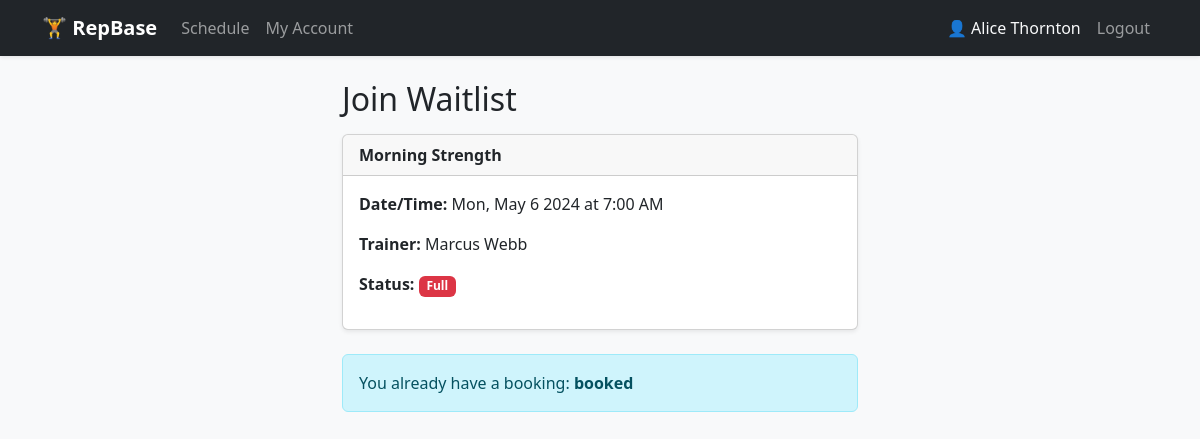
The app's page /waitlist.php?id=1 (signed in) with its own data.
### tables this page shows
CREATE TABLE class (
    Class_id   INT UNSIGNED AUTO_INCREMENT PRIMARY KEY,
    Title      VARCHAR(120)  NOT NULL,
    Trainer_id INT UNSIGNED  NOT NULL,
    StartsAt   DATETIME      NOT NULL,
    Capacity   INT UNSIGNED  NOT NULL DEFAULT 20,
    Room       VARCHAR(60)   DEFAULT NULL,
    CONSTRAINT fk_cl_trainer FOREIGN KEY (Trainer_id) REFERENCES trainer (Trainer_id) ON DELETE RESTRICT
);

CREATE TABLE trainer (
    Trainer_id INT UNSIGNED AUTO_INCREMENT PRIMARY KEY,
    Name       VARCHAR(120) NOT NULL,
    Specialty  VARCHAR(120) DEFAULT NULL
);

CREATE TABLE booking (
    Booking_id INT UNSIGNED AUTO_INCREMENT PRIMARY KEY,
    Class_id   INT UNSIGNED NOT NULL,
    Member_id  INT UNSIGNED NOT NULL,
    BookedAt   DATETIME     NOT NULL DEFAULT CURRENT_TIMESTAMP,
    Status     ENUM('booked','waitlisted','cancelled') NOT NULL DEFAULT 'booked',
    CONSTRAINT fk_bk_class  FOREIGN KEY (Class_id)  REFERENCES class  (Class_id)  ON DELETE CASCADE,
    CONSTRAINT fk_bk_member FOREIGN KEY (Member_id) REFERENCES member (Member_id) ON DELETE CASCADE,
    CONSTRAINT uq_class_member UNIQUE (Class_id, Member_id)
);

### waitlist.php (the view, shortened to what this page needs)
<?php
require_once __DIR__ . '/helpers.php';
$member  = require_member();
$db      = db();
$mid     = $member['id'];
$classId = (int)($_GET['id'] ?? 0);
$stmt = $db->prepare("
    SELECT c.*, t.Name AS TrainerName
    FROM class c JOIN trainer t ON t.Trainer_id = c.Trainer_id
    WHERE c.Class_id = ?
");
$stmt->execute([$classId]);
$class = $stmt->fetch();
$stmt = $db->prepare("SELECT Status FROM booking WHERE Class_id = ? AND Member_id = ?");
$stmt->execute([$classId, $mid]);
$existing = $stmt->fetch();
?>
<div class="container" style="max-width:540px">
  <h2 class="mb-3">Join Waitlist</h2>
  <div class="card shadow-sm mb-4">
    <div class="card-header fw-bold"><?= e($class['Title']) ?></div>
    <div class="card-body">
      <p><strong>Date/Time:</strong> <?= e(date('D, M j Y \a\t g:i A', strtotime($class['StartsAt']))) ?></p>
      <p><strong>Trainer:</strong> <?= e($class['TrainerName']) ?></p>
      <p><strong>Status:</strong> <span class="badge bg-danger">Full</span></p>
    </div>
  </div>
  <?php if ($existing): ?>
    <div class="alert alert-info">You already have a booking: <strong><?= e($existing['Status']) ?></strong></div>
  <?php endif; ?>
</div>

### styles.css (style rules this page uses)
body { background-color: #f8f9fa; }

### records on screen
class: Title "Morning Strength", StartsAt "Mon, May 6 2024 at 7:00 AM", Trainer.Name "Marcus Webb"
booking: Status "booked"

### other values on screen
APP_NAME "RepBase"
$_SESSION['member_name'] "Alice Thornton"
